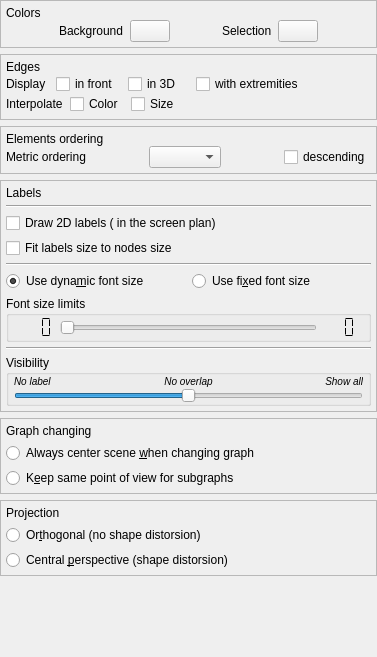
<?xml version="1.0" encoding="UTF-8"?>
<ui version="4.0">
 <class>SceneConfigWidget</class>
 <widget class="QWidget" name="SceneConfigWidget">
  <property name="geometry">
   <rect>
    <x>0</x>
    <y>0</y>
    <width>377</width>
    <height>657</height>
   </rect>
  </property>
  <property name="sizePolicy">
   <sizepolicy hsizetype="Preferred" vsizetype="Preferred">
    <horstretch>0</horstretch>
    <verstretch>0</verstretch>
   </sizepolicy>
  </property>
  <property name="windowTitle">
   <string>Scene</string>
  </property>
  <layout class="QVBoxLayout" name="verticalLayout">
   <property name="spacing">
    <number>2</number>
   </property>
   <property name="leftMargin">
    <number>0</number>
   </property>
   <property name="topMargin">
    <number>0</number>
   </property>
   <property name="rightMargin">
    <number>0</number>
   </property>
   <property name="bottomMargin">
    <number>0</number>
   </property>
   <item>
    <widget class="QScrollArea" name="scrollArea">
     <property name="sizePolicy">
      <sizepolicy hsizetype="Preferred" vsizetype="Preferred">
       <horstretch>0</horstretch>
       <verstretch>0</verstretch>
      </sizepolicy>
     </property>
     <property name="frameShape">
      <enum>QFrame::NoFrame</enum>
     </property>
     <property name="horizontalScrollBarPolicy">
      <enum>Qt::ScrollBarAlwaysOff</enum>
     </property>
     <property name="widgetResizable">
      <bool>true</bool>
     </property>
     <widget class="QWidget" name="scrollAreaWidgetContents">
      <property name="geometry">
       <rect>
        <x>0</x>
        <y>0</y>
        <width>357</width>
        <height>680</height>
       </rect>
      </property>
      <property name="sizePolicy">
       <sizepolicy hsizetype="Preferred" vsizetype="Fixed">
        <horstretch>0</horstretch>
        <verstretch>0</verstretch>
       </sizepolicy>
      </property>
      <layout class="QVBoxLayout" name="verticalLayout_2">
       <property name="leftMargin">
        <number>0</number>
       </property>
       <property name="topMargin">
        <number>0</number>
       </property>
       <property name="rightMargin">
        <number>0</number>
       </property>
       <property name="bottomMargin">
        <number>0</number>
       </property>
       <item>
        <widget class="QFrame" name="colorsFrame">
         <property name="sizePolicy">
          <sizepolicy hsizetype="Preferred" vsizetype="Fixed">
           <horstretch>0</horstretch>
           <verstretch>0</verstretch>
          </sizepolicy>
         </property>
         <property name="frameShape">
          <enum>QFrame::StyledPanel</enum>
         </property>
         <property name="frameShadow">
          <enum>QFrame::Raised</enum>
         </property>
         <layout class="QVBoxLayout" name="verticalLayout_8">
          <property name="spacing">
           <number>0</number>
          </property>
          <property name="leftMargin">
           <number>5</number>
          </property>
          <property name="topMargin">
           <number>5</number>
          </property>
          <property name="rightMargin">
           <number>5</number>
          </property>
          <property name="bottomMargin">
           <number>5</number>
          </property>
          <item>
           <widget class="QLabel" name="label">
            <property name="sizePolicy">
             <sizepolicy hsizetype="Preferred" vsizetype="Preferred">
              <horstretch>0</horstretch>
              <verstretch>0</verstretch>
             </sizepolicy>
            </property>
            <property name="minimumSize">
             <size>
              <width>80</width>
              <height>0</height>
             </size>
            </property>
            <property name="text">
             <string>Colors</string>
            </property>
            <property name="alignment">
             <set>Qt::AlignLeading|Qt::AlignLeft|Qt::AlignTop</set>
            </property>
           </widget>
          </item>
          <item>
           <layout class="QVBoxLayout" name="verticalLayout_5">
            <property name="spacing">
             <number>0</number>
            </property>
            <item>
             <layout class="QHBoxLayout" name="horizontalLayout_7">
              <item>
               <spacer name="horizontalSpacer_3">
                <property name="orientation">
                 <enum>Qt::Horizontal</enum>
                </property>
                <property name="sizeHint" stdset="0">
                 <size>
                  <width>40</width>
                  <height>20</height>
                 </size>
                </property>
               </spacer>
              </item>
              <item>
               <widget class="QLabel" name="backgroundColorLabel">
                <property name="text">
                 <string>Background  </string>
                </property>
               </widget>
              </item>
              <item>
               <widget class="tlp::ColorButton" name="backgroundColorButton">
                <property name="sizePolicy">
                 <sizepolicy hsizetype="Minimum" vsizetype="Preferred">
                  <horstretch>0</horstretch>
                  <verstretch>0</verstretch>
                 </sizepolicy>
                </property>
                <property name="minimumSize">
                 <size>
                  <width>20</width>
                  <height>0</height>
                 </size>
                </property>
                <property name="text">
                 <string/>
                </property>
               </widget>
              </item>
              <item>
               <spacer name="horizontalSpacer_2">
                <property name="orientation">
                 <enum>Qt::Horizontal</enum>
                </property>
                <property name="sizeHint" stdset="0">
                 <size>
                  <width>40</width>
                  <height>20</height>
                 </size>
                </property>
               </spacer>
              </item>
              <item>
               <widget class="QLabel" name="selectionColorLabel">
                <property name="text">
                 <string>Selection  </string>
                </property>
               </widget>
              </item>
              <item>
               <widget class="tlp::ColorButton" name="selectionColorButton">
                <property name="sizePolicy">
                 <sizepolicy hsizetype="Minimum" vsizetype="Preferred">
                  <horstretch>0</horstretch>
                  <verstretch>0</verstretch>
                 </sizepolicy>
                </property>
                <property name="minimumSize">
                 <size>
                  <width>20</width>
                  <height>0</height>
                 </size>
                </property>
                <property name="text">
                 <string/>
                </property>
               </widget>
              </item>
              <item>
               <spacer name="horizontalSpacer_4">
                <property name="orientation">
                 <enum>Qt::Horizontal</enum>
                </property>
                <property name="sizeHint" stdset="0">
                 <size>
                  <width>40</width>
                  <height>20</height>
                 </size>
                </property>
               </spacer>
              </item>
             </layout>
            </item>
           </layout>
          </item>
         </layout>
        </widget>
       </item>
       <item>
        <widget class="QFrame" name="edgesFrame">
         <property name="sizePolicy">
          <sizepolicy hsizetype="Preferred" vsizetype="Fixed">
           <horstretch>0</horstretch>
           <verstretch>0</verstretch>
          </sizepolicy>
         </property>
         <property name="frameShape">
          <enum>QFrame::StyledPanel</enum>
         </property>
         <property name="frameShadow">
          <enum>QFrame::Raised</enum>
         </property>
         <layout class="QVBoxLayout" name="verticalLayout_7">
          <property name="spacing">
           <number>0</number>
          </property>
          <property name="leftMargin">
           <number>5</number>
          </property>
          <property name="topMargin">
           <number>5</number>
          </property>
          <property name="rightMargin">
           <number>5</number>
          </property>
          <property name="bottomMargin">
           <number>5</number>
          </property>
          <item>
           <layout class="QVBoxLayout" name="edgesFrameContents">
            <property name="spacing">
             <number>0</number>
            </property>
            <property name="rightMargin">
             <number>0</number>
            </property>
            <item>
             <widget class="QLabel" name="edgesFrameTitle">
              <property name="minimumSize">
               <size>
                <width>80</width>
                <height>0</height>
               </size>
              </property>
              <property name="text">
               <string>Edges</string>
              </property>
              <property name="alignment">
               <set>Qt::AlignLeading|Qt::AlignLeft|Qt::AlignTop</set>
              </property>
             </widget>
            </item>
            <item>
             <layout class="QHBoxLayout" name="edgeDisplayLayout">
              <property name="spacing">
               <number>0</number>
              </property>
              <property name="leftMargin">
               <number>0</number>
              </property>
              <item>
               <widget class="QLabel" name="label_5">
                <property name="text">
                 <string>Display   </string>
                </property>
               </widget>
              </item>
              <item>
               <widget class="QCheckBox" name="edgesFrontCheck">
                <property name="toolTip">
                 <string>&lt;p&gt;If checked, the edges are displayed in front of the nodes, in order to improve the long-distance edges display.&lt;/p&gt;</string>
                </property>
                <property name="text">
                 <string>in front   </string>
                </property>
               </widget>
              </item>
              <item>
               <widget class="QCheckBox" name="edges3DCheck">
                <property name="sizePolicy">
                 <sizepolicy hsizetype="Expanding" vsizetype="Fixed">
                  <horstretch>0</horstretch>
                  <verstretch>0</verstretch>
                 </sizepolicy>
                </property>
                <property name="toolTip">
                 <string>if checked, edges are drawn as tubes</string>
                </property>
                <property name="text">
                 <string>in 3D  </string>
                </property>
               </widget>
              </item>
              <item>
               <widget class="QCheckBox" name="edgesArrowCheck">
                <property name="toolTip">
                 <string>enable/disable the display of the edges extremities (usually an arrow)</string>
                </property>
                <property name="text">
                 <string>with extremities</string>
                </property>
               </widget>
              </item>
              <item>
               <spacer name="horizontalSpacer_6">
                <property name="orientation">
                 <enum>Qt::Horizontal</enum>
                </property>
                <property name="sizeHint" stdset="0">
                 <size>
                  <width>40</width>
                  <height>20</height>
                 </size>
                </property>
               </spacer>
              </item>
             </layout>
            </item>
            <item>
             <layout class="QHBoxLayout" name="edgeInterpolateLayout">
              <item>
               <widget class="QLabel" name="label_4">
                <property name="text">
                 <string>Interpolate  </string>
                </property>
               </widget>
              </item>
              <item>
               <widget class="QCheckBox" name="edgesColorInterpolationCheck">
                <property name="toolTip">
                 <string>&lt;p&gt;if checked, the color along the edges is interpolated using the colors of the linked nodes&lt;/p&gt;</string>
                </property>
                <property name="text">
                 <string>Color  </string>
                </property>
               </widget>
              </item>
              <item>
               <widget class="QCheckBox" name="edgesSizeInterpolationCheck">
                <property name="toolTip">
                 <string>&lt;p&gt;if checked, the size along the edges is interpolated using the sizes of the linked nodes&lt;/p&gt;</string>
                </property>
                <property name="text">
                 <string>Size</string>
                </property>
               </widget>
              </item>
              <item>
               <spacer name="horizontalSpacer_5">
                <property name="orientation">
                 <enum>Qt::Horizontal</enum>
                </property>
                <property name="sizeHint" stdset="0">
                 <size>
                  <width>40</width>
                  <height>20</height>
                 </size>
                </property>
               </spacer>
              </item>
             </layout>
            </item>
           </layout>
          </item>
         </layout>
        </widget>
       </item>
       <item>
        <widget class="QFrame" name="frame">
         <property name="frameShape">
          <enum>QFrame::StyledPanel</enum>
         </property>
         <property name="frameShadow">
          <enum>QFrame::Raised</enum>
         </property>
         <layout class="QVBoxLayout" name="verticalLayout_10">
          <property name="spacing">
           <number>0</number>
          </property>
          <property name="leftMargin">
           <number>5</number>
          </property>
          <property name="topMargin">
           <number>5</number>
          </property>
          <property name="rightMargin">
           <number>5</number>
          </property>
          <property name="bottomMargin">
           <number>5</number>
          </property>
          <item>
           <widget class="QLabel" name="label_3">
            <property name="text">
             <string>Elements ordering</string>
            </property>
           </widget>
          </item>
          <item>
           <layout class="QHBoxLayout" name="horizontalLayout_2">
            <item>
             <widget class="QLabel" name="label_2">
              <property name="sizePolicy">
               <sizepolicy hsizetype="Minimum" vsizetype="Preferred">
                <horstretch>0</horstretch>
                <verstretch>0</verstretch>
               </sizepolicy>
              </property>
              <property name="toolTip">
               <string>manage the display of the graph nodes/edges by ordering them according to a metric</string>
              </property>
              <property name="text">
               <string>Metric ordering</string>
              </property>
             </widget>
            </item>
            <item>
             <spacer name="horizontalSpacer_7">
              <property name="orientation">
               <enum>Qt::Horizontal</enum>
              </property>
              <property name="sizeHint" stdset="0">
               <size>
                <width>40</width>
                <height>20</height>
               </size>
              </property>
             </spacer>
            </item>
            <item>
             <widget class="QComboBox" name="labelsOrderingCombo">
              <property name="sizePolicy">
               <sizepolicy hsizetype="Preferred" vsizetype="Fixed">
                <horstretch>0</horstretch>
                <verstretch>0</verstretch>
               </sizepolicy>
              </property>
              <property name="toolTip">
               <string>manage the display of the graph nodes/edges by ordering them according to a metric</string>
              </property>
             </widget>
            </item>
            <item>
             <spacer name="horizontalSpacer">
              <property name="orientation">
               <enum>Qt::Horizontal</enum>
              </property>
              <property name="sizeHint" stdset="0">
               <size>
                <width>40</width>
                <height>20</height>
               </size>
              </property>
             </spacer>
            </item>
            <item>
             <widget class="QCheckBox" name="descendingCB">
              <property name="text">
               <string>descending</string>
              </property>
             </widget>
            </item>
           </layout>
          </item>
         </layout>
        </widget>
       </item>
       <item>
        <widget class="QFrame" name="labelsFrame">
         <property name="frameShape">
          <enum>QFrame::StyledPanel</enum>
         </property>
         <property name="frameShadow">
          <enum>QFrame::Raised</enum>
         </property>
         <layout class="QVBoxLayout" name="verticalLayout_6">
          <property name="spacing">
           <number>5</number>
          </property>
          <property name="leftMargin">
           <number>5</number>
          </property>
          <property name="topMargin">
           <number>5</number>
          </property>
          <property name="rightMargin">
           <number>5</number>
          </property>
          <property name="bottomMargin">
           <number>5</number>
          </property>
          <item>
           <widget class="QLabel" name="labelsFrameTitle">
            <property name="minimumSize">
             <size>
              <width>80</width>
              <height>0</height>
             </size>
            </property>
            <property name="text">
             <string>Labels</string>
            </property>
            <property name="alignment">
             <set>Qt::AlignLeading|Qt::AlignLeft|Qt::AlignTop</set>
            </property>
           </widget>
          </item>
          <item>
           <widget class="Line" name="line">
            <property name="orientation">
             <enum>Qt::Horizontal</enum>
            </property>
           </widget>
          </item>
          <item>
           <widget class="QCheckBox" name="labelsBillboardedCheck">
            <property name="toolTip">
             <string>&lt;p&gt;If checked, the labels are always drawn horizontally in the screen plan&lt;/p&gt;</string>
            </property>
            <property name="text">
             <string>Draw 2D labels ( in the screen plan)</string>
            </property>
           </widget>
          </item>
          <item>
           <widget class="QCheckBox" name="labelsFitCheck">
            <property name="toolTip">
             <string>&lt;p&gt;if checked, node labels  are always displayed into the associated  node&lt;/p&gt;</string>
            </property>
            <property name="text">
             <string>Fit labels size to nodes size</string>
            </property>
           </widget>
          </item>
          <item>
           <widget class="Line" name="line_2">
            <property name="orientation">
             <enum>Qt::Horizontal</enum>
            </property>
           </widget>
          </item>
          <item>
           <widget class="QFrame" name="frame_2">
            <property name="frameShape">
             <enum>QFrame::NoFrame</enum>
            </property>
            <property name="frameShadow">
             <enum>QFrame::Raised</enum>
            </property>
            <property name="lineWidth">
             <number>0</number>
            </property>
            <layout class="QHBoxLayout" name="horizontalLayout_6">
             <property name="leftMargin">
              <number>0</number>
             </property>
             <property name="topMargin">
              <number>0</number>
             </property>
             <property name="rightMargin">
              <number>0</number>
             </property>
             <property name="bottomMargin">
              <number>0</number>
             </property>
             <item>
              <widget class="QRadioButton" name="dynamicFontSizeRB">
               <property name="text">
                <string>Use dyna&amp;mic font size</string>
               </property>
               <property name="checked">
                <bool>true</bool>
               </property>
              </widget>
             </item>
             <item>
              <widget class="QRadioButton" name="fixedFontSizeRB">
               <property name="text">
                <string>Use fi&amp;xed font size</string>
               </property>
              </widget>
             </item>
            </layout>
           </widget>
          </item>
          <item>
           <widget class="QGroupBox" name="sizeLimitsGB">
            <property name="title">
             <string>Font size limits</string>
            </property>
            <layout class="QHBoxLayout" name="horizontalLayout">
             <property name="spacing">
              <number>0</number>
             </property>
             <property name="leftMargin">
              <number>5</number>
             </property>
             <property name="topMargin">
              <number>0</number>
             </property>
             <property name="rightMargin">
              <number>5</number>
             </property>
             <property name="bottomMargin">
              <number>0</number>
             </property>
             <item>
              <widget class="QLCDNumber" name="labelsMinSize">
               <property name="sizePolicy">
                <sizepolicy hsizetype="Fixed" vsizetype="Fixed">
                 <horstretch>0</horstretch>
                 <verstretch>0</verstretch>
                </sizepolicy>
               </property>
               <property name="frameShape">
                <enum>QFrame::NoFrame</enum>
               </property>
               <property name="digitCount">
                <number>3</number>
               </property>
               <property name="segmentStyle">
                <enum>QLCDNumber::Flat</enum>
               </property>
              </widget>
             </item>
             <item>
              <widget class="tlp::RangeSlider" name="labelSizesRangeSlider">
               <property name="sizePolicy">
                <sizepolicy hsizetype="Expanding" vsizetype="Fixed">
                 <horstretch>0</horstretch>
                 <verstretch>0</verstretch>
                </sizepolicy>
               </property>
               <property name="toolTip">
                <string>give the allowed range of values for the dynamic font size</string>
               </property>
               <property name="minimum">
                <number>0</number>
               </property>
               <property name="maximum">
                <number>200</number>
               </property>
               <property name="orientation">
                <enum>Qt::Horizontal</enum>
               </property>
              </widget>
             </item>
             <item>
              <widget class="QLCDNumber" name="labelsMaxSize">
               <property name="sizePolicy">
                <sizepolicy hsizetype="Fixed" vsizetype="Fixed">
                 <horstretch>0</horstretch>
                 <verstretch>0</verstretch>
                </sizepolicy>
               </property>
               <property name="frameShape">
                <enum>QFrame::NoFrame</enum>
               </property>
               <property name="lineWidth">
                <number>0</number>
               </property>
               <property name="digitCount">
                <number>3</number>
               </property>
               <property name="segmentStyle">
                <enum>QLCDNumber::Flat</enum>
               </property>
              </widget>
             </item>
            </layout>
           </widget>
          </item>
          <item>
           <widget class="Line" name="line_3">
            <property name="orientation">
             <enum>Qt::Horizontal</enum>
            </property>
           </widget>
          </item>
          <item>
           <widget class="QGroupBox" name="groupBox_2">
            <property name="title">
             <string>Visibility</string>
            </property>
            <layout class="QGridLayout" name="gridLayout">
             <property name="leftMargin">
              <number>5</number>
             </property>
             <property name="topMargin">
              <number>0</number>
             </property>
             <property name="rightMargin">
              <number>5</number>
             </property>
             <property name="bottomMargin">
              <number>0</number>
             </property>
             <property name="spacing">
              <number>0</number>
             </property>
             <item row="0" column="0">
              <widget class="QLabel" name="labelsDisabledLabel">
               <property name="cursor">
                <cursorShape>PointingHandCursor</cursorShape>
               </property>
               <property name="text">
                <string>&lt;font size=&quot;2&quot;&gt;&lt;i&gt;No label&lt;/i&gt;&lt;/font&gt;</string>
               </property>
              </widget>
             </item>
             <item row="0" column="1">
              <widget class="QLabel" name="labelsNoOverlapLabel">
               <property name="cursor">
                <cursorShape>PointingHandCursor</cursorShape>
               </property>
               <property name="text">
                <string>&lt;font size=&quot;2&quot;&gt;&lt;i&gt;No overlap&lt;/i&gt;&lt;/font&gt;</string>
               </property>
               <property name="alignment">
                <set>Qt::AlignCenter</set>
               </property>
              </widget>
             </item>
             <item row="0" column="2">
              <widget class="QLabel" name="labelsShowAllLabel">
               <property name="cursor">
                <cursorShape>PointingHandCursor</cursorShape>
               </property>
               <property name="text">
                <string>&lt;font size=&quot;2&quot;&gt;&lt;i&gt;Show all&lt;/i&gt;&lt;/font&gt;</string>
               </property>
               <property name="alignment">
                <set>Qt::AlignRight|Qt::AlignTrailing|Qt::AlignVCenter</set>
               </property>
              </widget>
             </item>
             <item row="1" column="0" colspan="3">
              <widget class="QSlider" name="labelsDensitySlider">
               <property name="sizePolicy">
                <sizepolicy hsizetype="Expanding" vsizetype="Fixed">
                 <horstretch>0</horstretch>
                 <verstretch>0</verstretch>
                </sizepolicy>
               </property>
               <property name="toolTip">
                <string>specify the quantity of labels to be displayed</string>
               </property>
               <property name="minimum">
                <number>-100</number>
               </property>
               <property name="maximum">
                <number>100</number>
               </property>
               <property name="orientation">
                <enum>Qt::Horizontal</enum>
               </property>
               <property name="tickPosition">
                <enum>QSlider::NoTicks</enum>
               </property>
               <property name="tickInterval">
                <number>100</number>
               </property>
              </widget>
             </item>
            </layout>
            <zorder>labelsDensitySlider</zorder>
            <zorder>labelsDisabledLabel</zorder>
            <zorder>labelsShowAllLabel</zorder>
            <zorder>labelsNoOverlapLabel</zorder>
           </widget>
          </item>
         </layout>
        </widget>
       </item>
       <item>
        <widget class="QFrame" name="changeGraphFrame">
         <property name="sizePolicy">
          <sizepolicy hsizetype="Preferred" vsizetype="Fixed">
           <horstretch>0</horstretch>
           <verstretch>0</verstretch>
          </sizepolicy>
         </property>
         <property name="frameShape">
          <enum>QFrame::StyledPanel</enum>
         </property>
         <property name="frameShadow">
          <enum>QFrame::Raised</enum>
         </property>
         <layout class="QVBoxLayout" name="verticalLayout_1">
          <property name="spacing">
           <number>0</number>
          </property>
          <property name="leftMargin">
           <number>5</number>
          </property>
          <property name="topMargin">
           <number>5</number>
          </property>
          <property name="rightMargin">
           <number>5</number>
          </property>
          <property name="bottomMargin">
           <number>5</number>
          </property>
          <item>
           <layout class="QVBoxLayout" name="changeGraphFrameContents">
            <property name="spacing">
             <number>5</number>
            </property>
            <item>
             <widget class="QLabel" name="changeGraphFrameTitle">
              <property name="minimumSize">
               <size>
                <width>80</width>
                <height>0</height>
               </size>
              </property>
              <property name="text">
               <string>Graph changing</string>
              </property>
              <property name="alignment">
               <set>Qt::AlignLeading|Qt::AlignLeft|Qt::AlignTop</set>
              </property>
             </widget>
            </item>
            <item>
             <widget class="QRadioButton" name="centerSceneRadioButton">
              <property name="toolTip">
               <string>The point of view of the scene will be always updated
to draw the graph in the center of the panel.</string>
              </property>
              <property name="text">
               <string>Always center scene &amp;when changing graph</string>
              </property>
             </widget>
            </item>
            <item>
             <widget class="QRadioButton" name="keepSceneRadioButton">
              <property name="toolTip">
               <string>If the graph to display belongs to the same hierarchy
of the previously displayed graph, the point of view
of the scene remains unchanged.</string>
              </property>
              <property name="text">
               <string>K&amp;eep same point of view for subgraphs</string>
              </property>
             </widget>
            </item>
           </layout>
          </item>
         </layout>
        </widget>
       </item>
       <item>
        <widget class="QFrame" name="projectionFrame">
         <property name="sizePolicy">
          <sizepolicy hsizetype="Preferred" vsizetype="Fixed">
           <horstretch>0</horstretch>
           <verstretch>0</verstretch>
          </sizepolicy>
         </property>
         <property name="frameShape">
          <enum>QFrame::StyledPanel</enum>
         </property>
         <property name="frameShadow">
          <enum>QFrame::Raised</enum>
         </property>
         <layout class="QVBoxLayout" name="verticalLayout_9">
          <property name="spacing">
           <number>0</number>
          </property>
          <property name="leftMargin">
           <number>5</number>
          </property>
          <property name="topMargin">
           <number>5</number>
          </property>
          <property name="rightMargin">
           <number>5</number>
          </property>
          <property name="bottomMargin">
           <number>5</number>
          </property>
          <item>
           <layout class="QVBoxLayout" name="projectionFrameContents">
            <property name="spacing">
             <number>5</number>
            </property>
            <item>
             <widget class="QLabel" name="projectionFrameTitle">
              <property name="minimumSize">
               <size>
                <width>80</width>
                <height>0</height>
               </size>
              </property>
              <property name="text">
               <string>Projection</string>
              </property>
              <property name="alignment">
               <set>Qt::AlignLeading|Qt::AlignLeft|Qt::AlignTop</set>
              </property>
             </widget>
            </item>
            <item>
             <widget class="QRadioButton" name="orthoRadioButton">
              <property name="toolTip">
               <string>Parallel lines are preserved.</string>
              </property>
              <property name="text">
               <string>Or&amp;thogonal (no shape distorsion)</string>
              </property>
             </widget>
            </item>
            <item>
             <widget class="QRadioButton" name="centralRadioButton">
              <property name="toolTip">
               <string>&lt;p&gt;As in the human view perception,&lt;br/&gt;parallel lines are not necessarily represented as parallel&lt;br/&gt;and closer the nodes are, the bigger they are represented.&lt;/p&gt;</string>
              </property>
              <property name="text">
               <string>Central &amp;perspective (shape distorsion)</string>
              </property>
             </widget>
            </item>
           </layout>
          </item>
         </layout>
        </widget>
       </item>
      </layout>
     </widget>
    </widget>
   </item>
  </layout>
 </widget>
 <customwidgets>
  <customwidget>
   <class>tlp::RangeSlider</class>
   <extends>QSlider</extends>
   <header location="global">talipot/RangeSlider.h</header>
   <slots>
    <signal>lowerValueChanged(int)</signal>
    <signal>upperValueChanged(int)</signal>
   </slots>
  </customwidget>
  <customwidget>
   <class>tlp::ColorButton</class>
   <extends>QPushButton</extends>
   <header location="global">talipot/ColorButton.h</header>
   <slots>
    <signal>colorChanged(QColor)</signal>
   </slots>
  </customwidget>
 </customwidgets>
 <resources/>
 <connections>
  <connection>
   <sender>edges3DCheck</sender>
   <signal>stateChanged(int)</signal>
   <receiver>SceneConfigWidget</receiver>
   <slot>applySettings()</slot>
   <hints>
    <hint type="sourcelabel">
     <x>241</x>
     <y>343</y>
    </hint>
    <hint type="destinationlabel">
     <x>212</x>
     <y>279</y>
    </hint>
   </hints>
  </connection>
  <connection>
   <sender>edgesArrowCheck</sender>
   <signal>stateChanged(int)</signal>
   <receiver>SceneConfigWidget</receiver>
   <slot>applySettings()</slot>
   <hints>
    <hint type="sourcelabel">
     <x>241</x>
     <y>374</y>
    </hint>
    <hint type="destinationlabel">
     <x>212</x>
     <y>279</y>
    </hint>
   </hints>
  </connection>
  <connection>
   <sender>edgesColorInterpolationCheck</sender>
   <signal>stateChanged(int)</signal>
   <receiver>SceneConfigWidget</receiver>
   <slot>applySettings()</slot>
   <hints>
    <hint type="sourcelabel">
     <x>241</x>
     <y>405</y>
    </hint>
    <hint type="destinationlabel">
     <x>212</x>
     <y>279</y>
    </hint>
   </hints>
  </connection>
  <connection>
   <sender>edgesSizeInterpolationCheck</sender>
   <signal>stateChanged(int)</signal>
   <receiver>SceneConfigWidget</receiver>
   <slot>applySettings()</slot>
   <hints>
    <hint type="sourcelabel">
     <x>241</x>
     <y>436</y>
    </hint>
    <hint type="destinationlabel">
     <x>212</x>
     <y>279</y>
    </hint>
   </hints>
  </connection>
  <connection>
   <sender>backgroundColorButton</sender>
   <signal>colorChanged(QColor)</signal>
   <receiver>SceneConfigWidget</receiver>
   <slot>applySettings()</slot>
   <hints>
    <hint type="sourcelabel">
     <x>309</x>
     <y>653</y>
    </hint>
    <hint type="destinationlabel">
     <x>206</x>
     <y>341</y>
    </hint>
   </hints>
  </connection>
  <connection>
   <sender>selectionColorButton</sender>
   <signal>colorChanged(QColor)</signal>
   <receiver>SceneConfigWidget</receiver>
   <slot>applySettings()</slot>
   <hints>
    <hint type="sourcelabel">
     <x>309</x>
     <y>621</y>
    </hint>
    <hint type="destinationlabel">
     <x>206</x>
     <y>341</y>
    </hint>
   </hints>
  </connection>
  <connection>
   <sender>labelsFitCheck</sender>
   <signal>stateChanged(int)</signal>
   <receiver>SceneConfigWidget</receiver>
   <slot>applySettings()</slot>
   <hints>
    <hint type="sourcelabel">
     <x>171</x>
     <y>128</y>
    </hint>
    <hint type="destinationlabel">
     <x>189</x>
     <y>204</y>
    </hint>
   </hints>
  </connection>
  <connection>
   <sender>labelsOrderingCombo</sender>
   <signal>currentIndexChanged(int)</signal>
   <receiver>SceneConfigWidget</receiver>
   <slot>applySettings()</slot>
   <hints>
    <hint type="sourcelabel">
     <x>158</x>
     <y>100</y>
    </hint>
    <hint type="destinationlabel">
     <x>189</x>
     <y>204</y>
    </hint>
   </hints>
  </connection>
  <connection>
   <sender>labelSizesRangeSlider</sender>
   <signal>sliderReleased()</signal>
   <receiver>SceneConfigWidget</receiver>
   <slot>applySettings()</slot>
   <hints>
    <hint type="sourcelabel">
     <x>171</x>
     <y>270</y>
    </hint>
    <hint type="destinationlabel">
     <x>189</x>
     <y>204</y>
    </hint>
   </hints>
  </connection>
  <connection>
   <sender>orthoRadioButton</sender>
   <signal>clicked()</signal>
   <receiver>SceneConfigWidget</receiver>
   <slot>applySettings()</slot>
   <hints>
    <hint type="sourcelabel">
     <x>173</x>
     <y>344</y>
    </hint>
    <hint type="destinationlabel">
     <x>189</x>
     <y>204</y>
    </hint>
   </hints>
  </connection>
  <connection>
   <sender>centralRadioButton</sender>
   <signal>clicked()</signal>
   <receiver>SceneConfigWidget</receiver>
   <slot>applySettings()</slot>
   <hints>
    <hint type="sourcelabel">
     <x>173</x>
     <y>376</y>
    </hint>
    <hint type="destinationlabel">
     <x>189</x>
     <y>204</y>
    </hint>
   </hints>
  </connection>
  <connection>
   <sender>fixedFontSizeRB</sender>
   <signal>toggled(bool)</signal>
   <receiver>SceneConfigWidget</receiver>
   <slot>applySettings()</slot>
   <hints>
    <hint type="sourcelabel">
     <x>171</x>
     <y>274</y>
    </hint>
    <hint type="destinationlabel">
     <x>188</x>
     <y>356</y>
    </hint>
   </hints>
  </connection>
  <connection>
   <sender>labelsDensitySlider</sender>
   <signal>sliderReleased()</signal>
   <receiver>SceneConfigWidget</receiver>
   <slot>applySettings()</slot>
   <hints>
    <hint type="sourcelabel">
     <x>171</x>
     <y>207</y>
    </hint>
    <hint type="destinationlabel">
     <x>189</x>
     <y>204</y>
    </hint>
   </hints>
  </connection>
  <connection>
   <sender>descendingCB</sender>
   <signal>stateChanged(int)</signal>
   <receiver>SceneConfigWidget</receiver>
   <slot>applySettings()</slot>
   <hints>
    <hint type="sourcelabel">
     <x>272</x>
     <y>559</y>
    </hint>
    <hint type="destinationlabel">
     <x>187</x>
     <y>355</y>
    </hint>
   </hints>
  </connection>
  <connection>
   <sender>labelSizesRangeSlider</sender>
   <signal>lowerValueChanged(int)</signal>
   <receiver>labelsMinSize</receiver>
   <slot>display(int)</slot>
   <hints>
    <hint type="sourcelabel">
     <x>179</x>
     <y>346</y>
    </hint>
    <hint type="destinationlabel">
     <x>55</x>
     <y>346</y>
    </hint>
   </hints>
  </connection>
  <connection>
   <sender>labelSizesRangeSlider</sender>
   <signal>upperValueChanged(int)</signal>
   <receiver>labelsMaxSize</receiver>
   <slot>display(int)</slot>
   <hints>
    <hint type="sourcelabel">
     <x>179</x>
     <y>346</y>
    </hint>
    <hint type="destinationlabel">
     <x>302</x>
     <y>346</y>
    </hint>
   </hints>
  </connection>
  <connection>
   <sender>labelsFitCheck</sender>
   <signal>toggled(bool)</signal>
   <receiver>sizeLimitsGB</receiver>
   <slot>setDisabled(bool)</slot>
   <hints>
    <hint type="sourcelabel">
     <x>176</x>
     <y>331</y>
    </hint>
    <hint type="destinationlabel">
     <x>176</x>
     <y>391</y>
    </hint>
   </hints>
  </connection>
  <connection>
   <sender>labelsFitCheck</sender>
   <signal>toggled(bool)</signal>
   <receiver>frame_2</receiver>
   <slot>setDisabled(bool)</slot>
   <hints>
    <hint type="sourcelabel">
     <x>176</x>
     <y>331</y>
    </hint>
    <hint type="destinationlabel">
     <x>176</x>
     <y>356</y>
    </hint>
   </hints>
  </connection>
  <connection>
   <sender>edgesFrontCheck</sender>
   <signal>stateChanged(int)</signal>
   <receiver>SceneConfigWidget</receiver>
   <slot>applySettings()</slot>
   <hints>
    <hint type="sourcelabel">
     <x>176</x>
     <y>121</y>
    </hint>
    <hint type="destinationlabel">
     <x>184</x>
     <y>335</y>
    </hint>
   </hints>
  </connection>
 </connections>
 <slots>
  <slot>settingsChanged()</slot>
  <slot>applySettings()</slot>
 </slots>
</ui>
